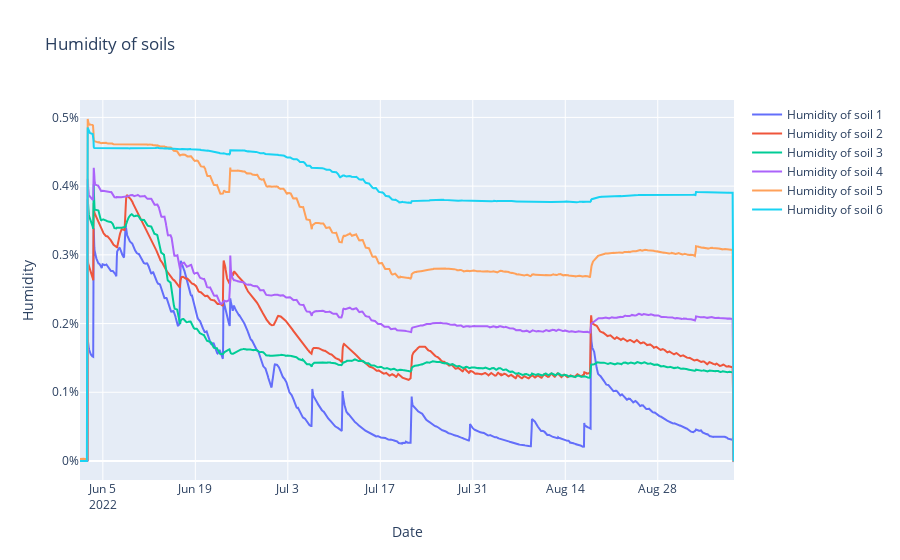

Here is the notebook cell this chart was saved with:
### Code cell
fig = go.Figure()
# fig.add_trace(go.Scatter(x=df_weather_daily[('Unnamed: 0_level_0', 'Date/heure')], y=df_weather_daily[('Précipitations [mm]','Somme')], name='Précipitations [mm]'))
for i in range(1,7):    
    fig.add_trace(go.Scatter(x=df_weather_daily[('Unnamed: 0_level_0', 'Date/heure')], y=df_weather_daily[(f'EAG Humidité du sol {i} [%]', 'moy')]/100, name=f'Humidity of soil {i}'))
fig.update_layout(title=f'Humidity of soils', xaxis_title='Date', yaxis_title='Humidity')
fig.update_layout(yaxis=dict(ticksuffix='%'))
fig.show()

### Figure 1 — Plotly figure (JSON) as saved in the notebook; plotly's stock layout.template omitted (floating-point values rounded to 4 significant figures; data arrays with more than 128 entries replaced by an {"elided": "..."} marker saying what was removed)
{"data": [{"name": "Humidity of soil 1", "type": "scatter", "x": {"elided": "2377 str values"}, "y": {"elided": "2377 float values"}}, {"name": "Humidity of soil 2", "type": "scatter", "x": {"elided": "2377 str values"}, "y": {"elided": "2377 float values"}}, {"name": "Humidity of soil 3", "type": "scatter", "x": {"elided": "2377 str values"}, "y": {"elided": "2377 float values"}}, {"name": "Humidity of soil 4", "type": "scatter", "x": {"elided": "2377 str values"}, "y": {"elided": "2377 float values"}}, {"name": "Humidity of soil 5", "type": "scatter", "x": {"elided": "2377 str values"}, "y": {"elided": "2377 float values"}}, {"name": "Humidity of soil 6", "type": "scatter", "x": {"elided": "2377 str values"}, "y": {"elided": "2377 float values"}}], "layout": {"title": {"text": "Humidity of soils"}, "xaxis": {"title": {"text": "Date"}}, "yaxis": {"ticksuffix": "%", "title": {"text": "Humidity"}}}}
